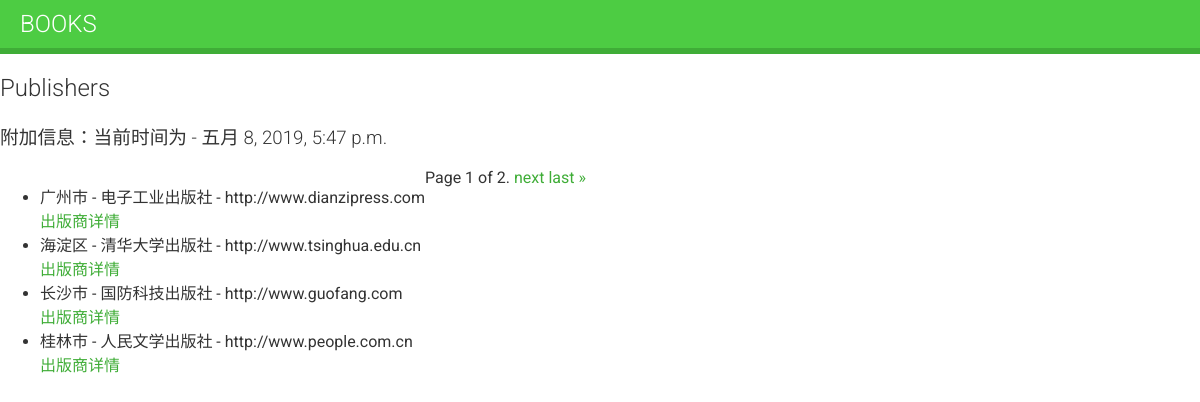
The page /books/publishers/ on the database its author committed.
### books/models.py (models this page shows, shortened)
class Publisher(models.Model):
    name = models.CharField(max_length=30)
    address = models.CharField(max_length=50)
    city = models.CharField(max_length=60)
    state_province = models.CharField(max_length=30)
    country = models.CharField(max_length=50)
    website = models.URLField()
    class Meta:
        ordering = ["-name"]
    def get_absolute_url(self):
        return reverse('books:publisher_detail', args=[self.pk])

### books/views.py (the view)
# urls.py: path('publishers/', PublisherList.as_view(), name='publisher_list'),
class PublisherList(ListView):
    model = Publisher
    template_name = "books/publisher_list.html"
    context_object_name = 'my_favorite_publishers'
    paginate_by = 4  # if pagination is desired
    def get_context_data(self, **kwargs):
        context = super().get_context_data(**kwargs)
        context['now'] = timezone.now()
        return context

### books/templates/books/publisher_list.html (shortened to what this page needs)
{% extends "base.html" %}
{% block content %}
    <h2>Publishers</h2>
    <h3>附加信息：当前时间为 - {{ now }}</h3>
    <div>
    <ul>
        {% for publisher in page_obj %}
            <li>{{ publisher.city }} - {{ publisher.name }} - {{ publisher.website }}</li>
            <a href="{{ publisher.get_absolute_url }}">出版商详情</a>
        {% empty %}
            <li>No publisher yet.</li>
        {% endfor %}
    </ul>
    </div>
    <div class="pagination">
    <span class="step-links">
        <span class="current">
            Page {{ page_obj.number }} of {{ page_obj.paginator.num_pages }}.
        </span>
        {% if page_obj.has_next %}
            <a href="?page={{ page_obj.next_page_number }}">next</a>
            <a href="?page={{ page_obj.paginator.num_pages }}">last &raquo;</a>
        {% endif %}
    </span>
    </div>
{% endblock %}

### static/css/base.css (style rules this page uses)
body { margin:0; font-family:'Roboto', sans-serif; font-weight:400; color:#333; }
a { color:#3fad37; text-decoration:none; }
ul { float:left; }
h1, h2, h3, h4, h5, h6 { font-family:'Roboto', sans-serif; font-weight:300; }

### rows shown on the page
Publisher: city "广州市", name "电子工业出版社", website "http://www.dianzipress.com"
Publisher: city "海淀区", name "清华大学出版社", website "http://www.tsinghua.edu.cn"
Publisher: city "长沙市", name "国防科技出版社", website "http://www.guofang.com"
Publisher: city "桂林市", name "人民文学出版社", website "http://www.people.com.cn"

### other values the page prints
{{ now }} "五月 8, 2019, 5:47 p.m."
{{ page_obj.number }} "1"
{{ page_obj.paginator.num_pages }} "2"
